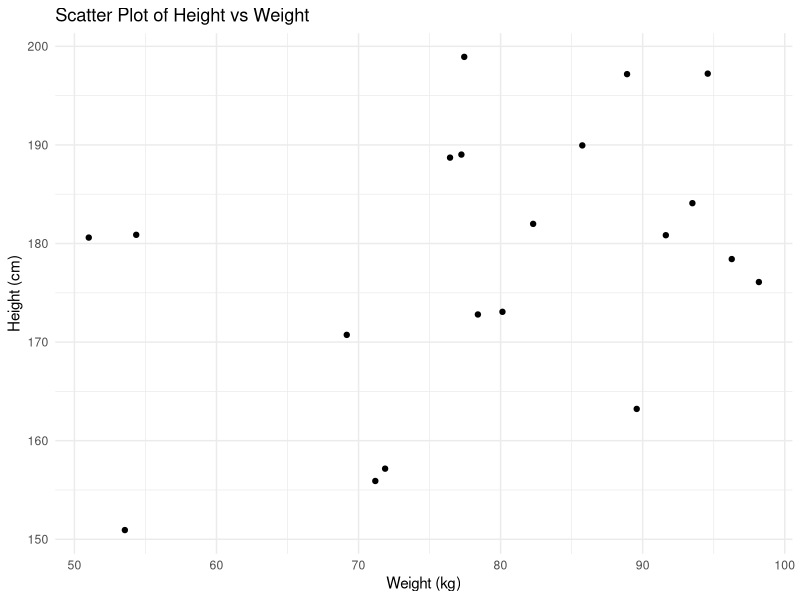

Reproduce this figure in R.
#---------------------------------------------------#
# Purpose     Data Engineering Homework 1
#
# Author      Tsadimas Anargyros
#
# Date        May 2024
#---------------------------------------------------#
getwd()
# Load necessary libraries
library(ggplot2)

# Load the data
data <- read.csv("Weights_and_Heights_Data.csv")
data
# Plot the scatter plot
ggplot(data, aes(x = Weight, y = Height)) +
  geom_point() +
  labs(title = "Scatter Plot of Height vs Weight",
       x = "Weight (kg)",
       y = "Height (cm)") +
  theme_minimal()

# Perform simple linear regression
model <- lm(Height ~ Weight, data = data)
summary(model)

# Extract parameter estimates and their standard errors
params <- summary(model)$coefficients
params_df <- data.frame(
  Parameter = rownames(params),
  Estimate = params[, "Estimate"],
  StdError = params[, "Std. Error"]
)

# Save the parameters to a CSV file
sample_size <- nrow(data)
date_str <- format(Sys.Date(), "%Y%m%d")
output_filename <- sprintf("params_%s_n%d.csv", date_str, sample_size)
write.csv(params_df, file = output_filename, row.names = FALSE)
